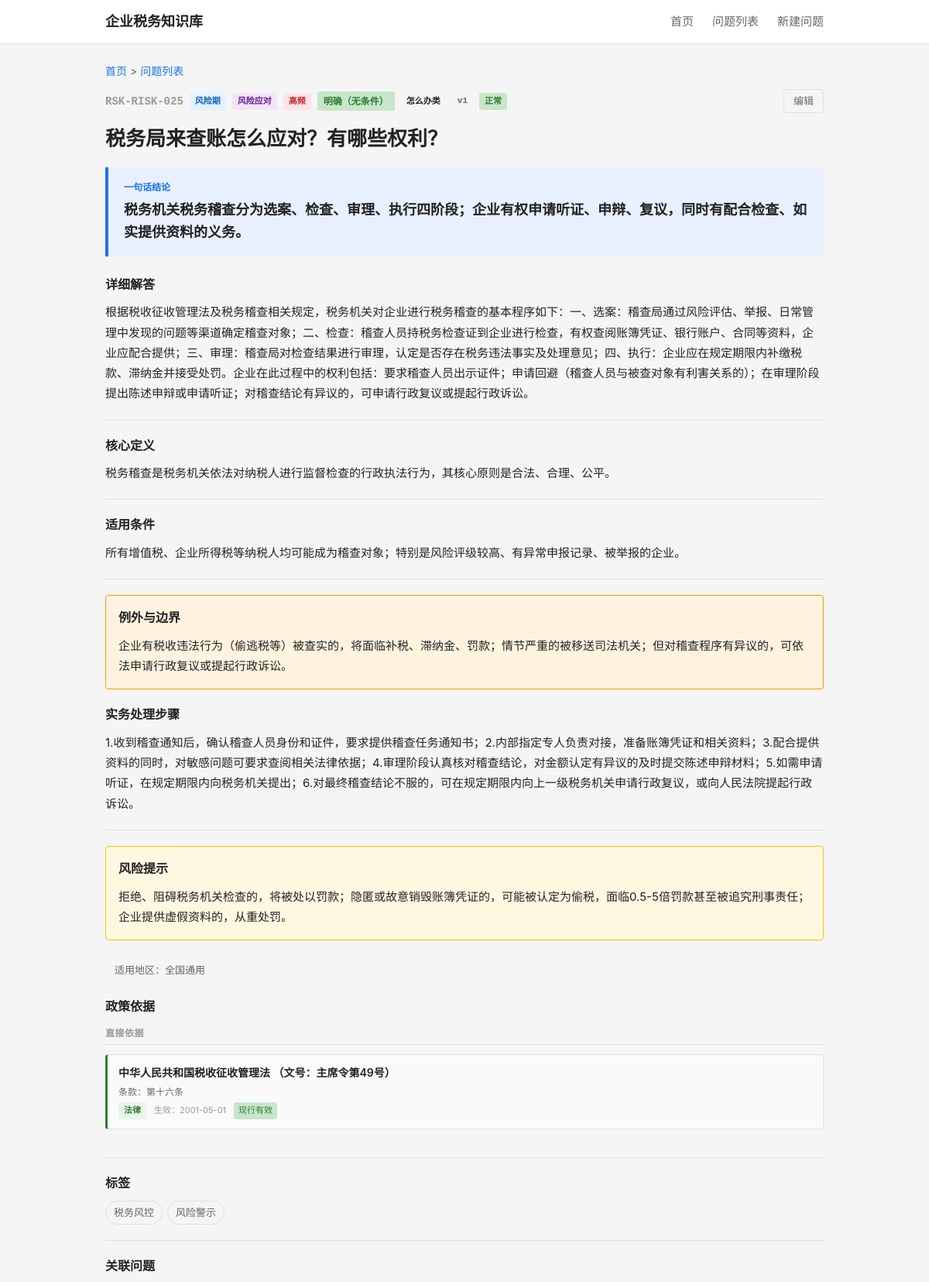
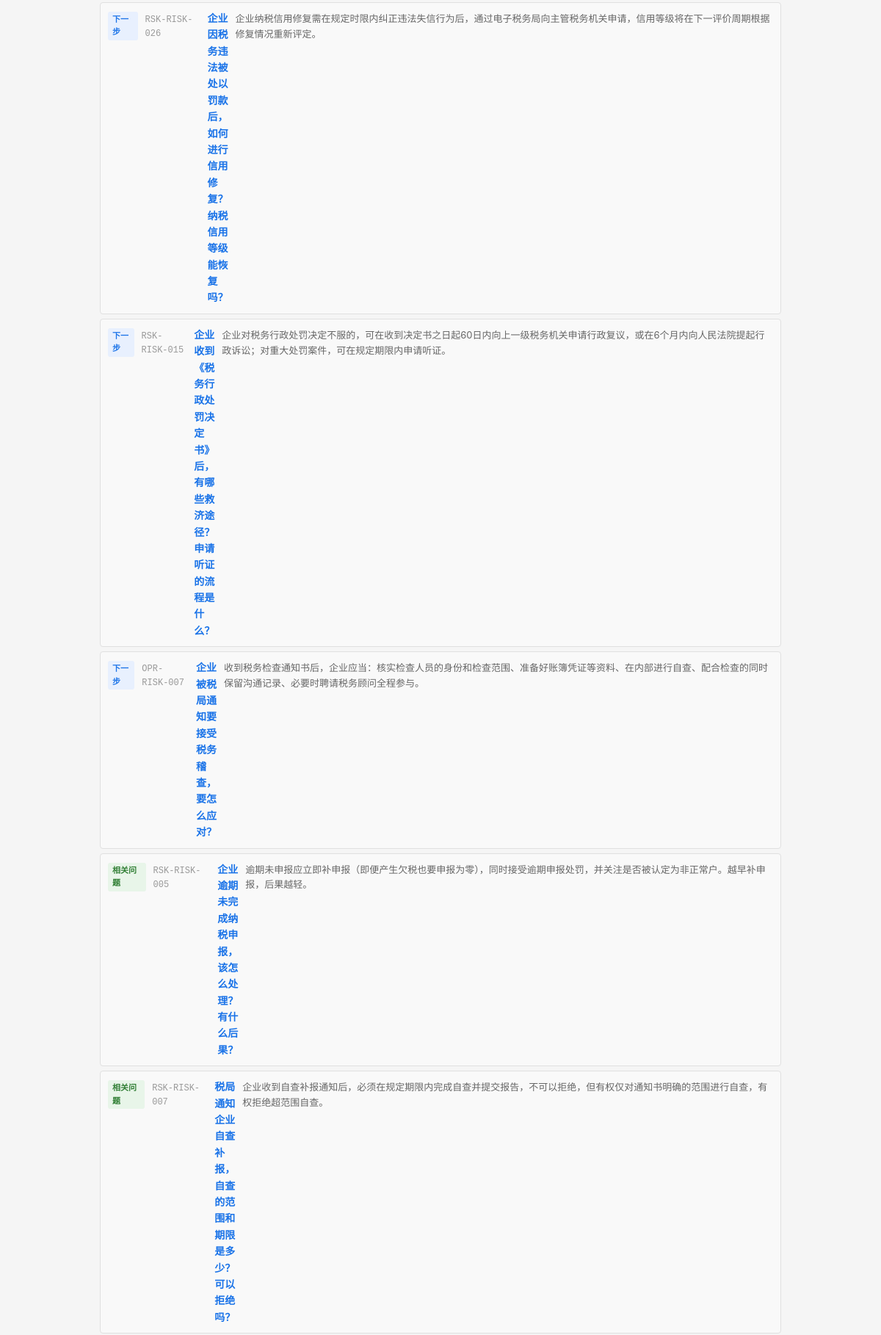
Page /question/RSK-RISK-025 (upper part) on the committed database (2 pictures, top to bottom).
### tables this page shows
CREATE TABLE question_master (
    id              INTEGER PRIMARY KEY AUTOINCREMENT,
    question_code   TEXT NOT NULL UNIQUE,
    question_title  TEXT NOT NULL,
    question_plain  TEXT NOT NULL,

    -- 分类
    stage_code      TEXT NOT NULL,
    module_code     TEXT NOT NULL,
    question_type   TEXT NOT NULL,

    -- 答案
    one_line_answer TEXT NOT NULL,
    detailed_answer TEXT,
    core_definition TEXT,

    -- 条件与边界
    applicable_conditions TEXT,
    exceptions_boundary   TEXT,

    -- 实务
    practical_steps TEXT,
    risk_warning    TEXT,

    -- 适用范围
    scope_level     TEXT NOT NULL DEFAULT 'scope_national',
    local_region    TEXT,

    -- 确定性
    answer_certainty TEXT NOT NULL DEFAULT 'certain_clear',

    -- 元数据
    keywords        TEXT,
    high_frequency_flag INTEGER NOT NULL DEFAULT 0,
    newbie_flag     INTEGER NOT NULL DEFAULT 0,

    -- 版本管理
    status          TEXT NOT NULL DEFAULT 'draft',
    version_no      INTEGER NOT NULL DEFAULT 1,

    -- 审计字段
    created_at      TEXT NOT NULL DEFAULT (datetime('now')),
    updated_at      TEXT NOT NULL DEFAULT (datetime('now'))
);

CREATE TABLE question_policy_link (
    id              INTEGER PRIMARY KEY AUTOINCREMENT,
    question_id     INTEGER NOT NULL,
    policy_id       INTEGER NOT NULL,
    support_type    TEXT NOT NULL,
    support_note    TEXT,
    display_order   INTEGER NOT NULL DEFAULT 1,

    FOREIGN KEY (question_id) REFERENCES question_master(id) ON DELETE CASCADE,
    FOREIGN KEY (policy_id)   REFERENCES policy_basis(id)    ON DELETE CASCADE
);

CREATE TABLE policy_basis (
    id              INTEGER PRIMARY KEY AUTOINCREMENT,
    policy_code     TEXT NOT NULL UNIQUE,
    policy_name     TEXT NOT NULL,
    document_no     TEXT,
    article_ref     TEXT,

    -- 政策层级
    policy_level    TEXT NOT NULL,

    -- 有效期
    effective_date  TEXT,
    expiry_date     TEXT,
    current_status  TEXT NOT NULL DEFAULT 'effective',

    -- 内容摘要
    policy_summary  TEXT,
    raw_quote_short TEXT,

    -- 适用范围
    region_scope    TEXT DEFAULT 'national',

    -- 备注
    remarks         TEXT,

    -- 审计字段
    created_at      TEXT NOT NULL DEFAULT (datetime('now')),
    updated_at      TEXT NOT NULL DEFAULT (datetime('now'))
);

CREATE TABLE question_tag_link (
    id              INTEGER PRIMARY KEY AUTOINCREMENT,
    question_id     INTEGER NOT NULL,
    tag_id          INTEGER NOT NULL,
    is_primary      INTEGER NOT NULL DEFAULT 0,
    display_order   INTEGER NOT NULL DEFAULT 1,

    FOREIGN KEY (question_id) REFERENCES question_master(id) ON DELETE CASCADE,
    FOREIGN KEY (tag_id)      REFERENCES tag_dict(id)       ON DELETE CASCADE
);

CREATE TABLE tag_dict (
    id              INTEGER PRIMARY KEY AUTOINCREMENT,
    tag_code        TEXT NOT NULL UNIQUE,
    tag_name        TEXT NOT NULL,
    tag_category    TEXT,
    parent_id       INTEGER,
    display_order   INTEGER NOT NULL DEFAULT 1,
    status          TEXT NOT NULL DEFAULT 'active',

    FOREIGN KEY (parent_id) REFERENCES tag_dict(id) ON DELETE SET NULL
);

CREATE TABLE question_relation (
    id              INTEGER PRIMARY KEY AUTOINCREMENT,
    question_id     INTEGER NOT NULL,
    related_id      INTEGER NOT NULL,
    relation_type   TEXT NOT NULL,
    display_order   INTEGER NOT NULL DEFAULT 1,

    FOREIGN KEY (question_id) REFERENCES question_master(id) ON DELETE CASCADE,
    FOREIGN KEY (related_id)  REFERENCES question_master(id) ON DELETE CASCADE
);

### backend/app.py (the view)
    @app.route('/question/<question_code>')
    def question_detail(question_code):
        from services.question_service import QuestionService
        svc = QuestionService()
        detail = svc.get_question_detail(question_code)
        if not detail:
            return "问题不存在", 404
        stages = svc.get_stages()
        modules = svc.get_modules()
        return render_template('detail.html',
                               detail=detail, stages=stages, modules=modules)

### backend/services/question_service.py (called while the page is built)
    def _query(self, sql, params=None):
        conn = sqlite3.connect(self.db_path)
        conn.execute("PRAGMA foreign_keys = ON")
        conn.row_factory = sqlite3.Row
        cur = conn.cursor()
        if params:
            cur.execute(sql, params)
        else:
            cur.execute(sql)
        rows = cur.fetchall()
        conn.close()
        return [dict(r) for r in rows]

    def _query_one(self, sql, params=None):
        rows = self._query(sql, params)
        return rows[0] if rows else None

    def get_stages(self):
        return self._query("""
            SELECT tag_code, tag_name
            FROM tag_dict
            WHERE tag_category = 'stage'
            ORDER BY display_order
        """)

    def get_modules(self):
        return self._query("""
            SELECT tag_code, tag_name
            FROM tag_dict
            WHERE tag_category = 'module'
            ORDER BY display_order
        """)

### frontend/templates/detail.html (shortened to what this page needs)
{% extends "base.html" %}
{% macro certainty_label(code) %}
    {% if code == 'certain_clear' %}<span class="certainty-tag clear">明确（无条件）</span>
    {% elif code == 'certain_conditional' %}<span class="certainty-tag condition">有条件</span>
    {% elif code == 'certain_dispute' %}<span class="certainty-tag dispute">有争议</span>
    {% elif code == 'certain_practice' %}<span class="certainty-tag practice">实务做法</span>
    {% else %}<span class="certainty-tag">{{ code }}</span>{% endif %}
{% endmacro %}
{% macro policy_level_label(code) %}{{ {'level_law':'法律','level_admin':'行政法规','level_department':'部门规章','level_bulletin':'规范性文件','level_local':'地方文件'}.get(code, code or '') }}{% endmacro %}
{% macro question_type_label(code) %}
{%- if code == 'type_whether' -%}是否类
{%- elif code == 'type_how' -%}怎么办类
{%- elif code == 'type_define' -%}定义类
{%- elif code == 'type_risk' -%}风险类
{%- elif code == 'type_time' -%}时限类
{%- elif code == 'type_why' -%}为什么类
{%- elif code == 'type_what' -%}是什么类
{%- elif code == 'type_clarify' -%}是否类
{%- elif code == 'type_steps' -%}怎么办类
{%- else -%}{{ code }}{%- endif -%}
{% endmacro %}
{% macro status_label(code) %}
    {% if code == 'active' %}正常
    {% elif code == 'draft' %}草稿
    {% elif code == 'pending' %}待复核
    {% elif code == 'archived' %}归档
    {% elif code == 'obsolete' %}过时
    {% else %}{{ code }}{% endif %}
{% endmacro %}
{% macro stage_label(code) %}
    {%- if code == 'SET' -%}设立期
    {%- elif code == 'OPR' -%}开业期
    {%- elif code == 'CHG' -%}变更期
    {%- elif code == 'RSK' -%}风险期
    {%- elif code == 'SUS' -%}停业期
    {%- elif code == 'CLS' -%}注销期
    {%- else -%}{{ code }}{%- endif -%}
{% endmacro %}
{% macro module_label(code) %}
    {%- if code == 'REG' -%}登记设立
    {%- elif code == 'DEC' -%}申报纳税
    {%- elif code == 'INV' -%}发票管理
    {%- elif code == 'VAT' -%}增值税
    {%- elif code == 'IIT' -%}个人所得税
    {%- elif code == 'CIT' -%}企业所得税
    {%- elif code == 'SSF' -%}社保公积金
    {%- elif code == 'CHG' -%}变更登记
    {%- elif code == 'CLEAR' -%}清税注销
    {%- elif code == 'RISK' -%}风险应对
    {%- elif code == 'FEE' -%}成本费用
    {%- elif code == 'PREF' -%}优惠政策
    {%- elif code == 'ETAX' -%}电子税务
    {%- else -%}{{ code }}{%- endif -%}
{% endmacro %}
{% macro relation_type_label(code) %}
    {%- if code == 'related' -%}相关问题
    {%- elif code == 'next_step' -%}下一步
    {%- elif code == 'prerequisite' -%}前提问题
    {%- elif code == 'similar' -%}相似问题
    {%- elif code == 'see_also' -%}交叉参考
    {%- else -%}{{ code }}{%- endif -%}
{% endmacro %}
{% block main %}
<div class="detail-header">
    <div class="breadcrumb">
        <a href="/">首页</a> &gt; <a href="/questions">问题列表</a>
    </div>
    <div class="question-meta-top">
        <span class="q-code-lg">{{ detail.question_code }}</span>
        <span class="q-badge stage">{{ stage_label(detail.stage_code) }}</span>
        <span class="q-badge module">{{ module_label(detail.module_code) }}</span>
        {% if detail.high_frequency_flag %}
        <span class="q-badge hf">高频</span>
        {% endif %}
        {{ certainty_label(detail.answer_certainty) }}
        <span class="q-badge">{{ question_type_label(detail.question_type) }}</span>
        <span class="q-badge version">v{{ detail.version_no }}</span>
        <span class="q-badge status-{{ detail.status }}">{{ status_label(detail.status) }}</span>
        <a href="/question/{{ detail.question_code }}/edit" class="edit-btn">编辑</a>
    </div>
</div>
<h1 class="detail-title">{{ detail.question_plain if detail.question_plain else detail.question_title }}</h1>
<div class="answer-box">
    <div class="answer-label">一句话结论</div>
    <div class="answer-content">{{ detail.one_line_answer }}</div>
</div>
{% if detail.detailed_answer %}
<div class="detail-section">
    <h3>详细解答</h3>
    <div class="detail-text">{{ detail.detailed_answer }}</div>
</div>
{% endif %}
{% if detail.core_definition %}
<div class="detail-section">
    <h3>核心定义</h3>
    <div class="detail-text">{{ detail.core_definition }}</div>
</div>
{% endif %}
{% if detail.applicable_conditions %}
<div class="detail-section">
    <h3>适用条件</h3>
    <div class="detail-text">{{ detail.applicable_conditions }}</div>
</div>
{% endif %}
{% if detail.exceptions_boundary %}
<div class="detail-section exception">
    <h3>例外与边界</h3>
    <div class="detail-text">{{ detail.exceptions_boundary }}</div>
</div>
{% endif %}
{% if detail.practical_steps %}
<div class="detail-section">
    <h3>实务处理步骤</h3>
    <div class="detail-text">{{ detail.practical_steps }}</div>
</div>
{% endif %}
{% if detail.risk_warning %}
<div class="detail-section warning">
    <h3>风险提示</h3>
    <div class="detail-text">{{ detail.risk_warning }}</div>
</div>
{% endif %}
{% if detail.scope_level == 'scope_national' %}
<div class="scope-note">适用地区：全国通用</div>
{% elif detail.scope_level == 'scope_local' %}
<div class="scope-note">适用地区：地方口径</div>
{% elif detail.scope_level == 'scope_mixed' %}
<div class="scope-note">适用地区：混合口径</div>
{% elif detail.local_region %}
<div class="scope-note local">地区：{{ detail.local_region }}</div>
{% endif %}
{% if detail.policies %}
{% set direct_policies = [] %}
{% set procedure_policies = [] %}
{% set other_policies = [] %}
{% for p in detail.policies %}
    {% if p.support_type == 'support_direct' %}{% do direct_policies.append(p) %}{% endif %}
    {% if p.support_type == 'support_procedure' %}{% do procedure_policies.append(p) %}{% endif %}
    {% if p.support_type not in ['support_direct', 'support_procedure'] %}{% do other_policies.append(p) %}{% endif %}
{% endfor %}
<div class="detail-section policies-section">
    <h3>政策依据</h3>
    {% if direct_policies %}
    <div class="policy-group">
        <div class="policy-group-label">直接依据</div>
        <ul class="policy-list">
            {% for p in direct_policies %}
            <li class="policy-item type-direct">
                <div class="policy-title">
                    {{ p.policy_name }}
                    {% if p.article_ref %}（文号：{{ p.document_no }}）{% endif %}
                </div>
                {% if p.article_ref %}<div class="policy-article">条款：{{ p.article_ref }}</div>{% endif %}
                <div class="policy-meta">
                    <span class="policy-level-badge level-{{ p.policy_level }}">{{ policy_level_label(p.policy_level) }}</span>
                    {% if p.effective_date %}<span class="policy-effective">生效：{{ p.effective_date }}</span>{% endif %}
                    {% if p.current_status == 'pol_effective' %}<span class="policy-stat effective">现行有效</span>
                    {% elif p.current_status == 'pol_expired' %}<span class="policy-stat expired">已失效</span>
                    {% elif p.current_status == 'pol_partial' %}<span class="policy-stat partial">部分失效</span>{% endif %}
                </div>
            </li>
            {% endfor %}
        </ul>
    </div>
    {% endif %}
</div>
{% endif %}
{% if detail.tags %}
<div class="detail-section tags-section">
    <h3>标签</h3>
    <div class="tag-list">
        {% for t in detail.tags %}
        <a href="/questions?tag={{ t.tag_code }}" class="tag-chip {% if t.is_primary %}primary{% endif %}">{{ t.tag_name }}</a>
        {% endfor %}
    </div>
</div>
{% endif %}
{% if detail.relations %}
<div class="detail-section relations">
    <h3>关联问题</h3>
    <ul class="relation-list">
        {% for r in detail.relations %}
        <li>
            <a href="/question/{{ r.question_code }}" class="relation-link">
                <span class="rel-type-badge type-{{ r.relation_type }}">{{ relation_type_label(r.relation_type) }}</span>
                <span class="rel-code">{{ r.question_code }}</span>
                <span class="rel-title">{{ r.question_title }}</span>
                <span class="rel-answer">{{ r.one_line_answer }}</span>
            </a>
        </li>
        {% endfor %}
    </ul>
</div>
{% endif %}
{% endblock %}

### rows in the picture
question_master: question_code "RSK-RISK-025", version_no "1", question_plain "税务局来查账怎么应对？有哪些权利？", one_line_answer "税务机关税务稽查分为选案、检查、审理、执行四阶段；企业有权申请听证、申辩、复议，同时有配合检查、如实提供资料的义务。", detailed_answer "根据税收征收管理法及税务稽查相关规定，税务机关对企业进行税务稽查的基本程序如下：一、选案：稽查局通过风险评估、举报、日常管理中发现的问题等渠道确定稽查对象；二、检查：稽查人员持税务检查证到企业进行检查，有权查阅账簿凭证、银行账户、合同等资料，企业应配合提供；三、审理：稽查局对检查结果进行审理，认定是否存在税务违法事实及处理意见；四、执行：企业应在规定期限内补缴税款、滞纳金并接受处罚。企业在此过程中的权利包括：要求稽查人员出示证件；申请回避（稽查人员与被查对象有利害关系的）；在审理阶段提出陈述申辩或申请听证；对稽查结论有异议的，可申请行政复议或提起行政诉讼。", core_definition "税务稽查是税务机关依法对纳税人进行监督检查的行政执法行为，其核心原则是合法、合理、公平。", applicable_conditions "所有增值税、企业所得税等纳税人均可能成为稽查对象；特别是风险评级较高、有异常申报记录、被举报的企业。", exceptions_boundary "企业有税收违法行为（偷逃税等）被查实的，将面临补税、滞纳金、罚款；情节严重的被移送司法机关；但对稽查程序有异议的，可依法申请行政复议或提起行政诉讼。", practical_steps "1.收到稽查通知后，确认稽查人员身份和证件，要求提供稽查任务通知书；2.内部指定专人负责对接，准备账簿凭证和相关资料；3.配合提供资料的同时，对敏感问题可要求查阅相关法律依据；4.审理阶段认真核对稽查结论，对金额认定有异议的及时提交陈述申辩材料；5.如需申请听证，在规定期限内向税务机关提出；6.对最终稽查结论不服的，可在规定期限内向上一级税务机关申请行政复议，或向人民法院提起行政诉讼。", risk_warning "拒绝、阻碍税务机关检查的，将被处以罚款；隐匿或故意销毁账簿凭证的，可能被认定为偷税，面临0.5-5倍罚款甚至被追究刑事责任；企业提供虚假资料的，从重处罚。"
question_policy_link: policy_name "中华人民共和国税收征收管理法", document_no "主席令第49号", article_ref "第十六条", effective_date "2001-05-01"
policy_basis: policy_level "法律"
question_tag_link: tag_name "税务风控"
question_tag_link: tag_name "风险警示"
question_relation: relation_type "下一步", question_code "RSK-RISK-026", question_title "企业因税务违法被处以罚款后，如何进行信用修复？纳税信用等级能恢复吗？", one_line_answer "企业纳税信用修复需在规定时限内纠正违法失信行为后，通过电子税务局向主管税务机关申请，信用等级将在下一评价周期根据修复情况重新评定。"
question_relation: relation_type "下一步", question_code "RSK-RISK-015", question_title "企业收到《税务行政处罚决定书》后，有哪些救济途径？申请听证的流程是什么？", one_line_answer "企业对税务行政处罚决定不服的，可在收到决定书之日起60日内向上一级税务机关申请行政复议，或在6个月内向人民法院提起行政诉讼；对重大处罚案件，可在规定期限内申请听证。"
question_relation: relation_type "下一步", question_code "OPR-RISK-007", question_title "企业被税局通知要接受税务稽查，要怎么应对？", one_line_answer "收到税务检查通知书后，企业应当：核实检查人员的身份和检查范围、准备好账簿凭证等资料、在内部进行自查、配合检查的同时保留沟通记录、必要时聘请税务顾问全程参与。"
question_relation: relation_type "相关问题", question_code "RSK-RISK-005", question_title "企业逾期未完成纳税申报，该怎么处理？有什么后果？", one_line_answer "逾期未申报应立即补申报（即便产生欠税也要申报为零），同时接受逾期申报处罚，并关注是否被认定为非正常户。越早补申报，后果越轻。"
question_relation: relation_type "相关问题", question_code "RSK-RISK-007", question_title "税局通知企业自查补报，自查的范围和期限是多少？可以拒绝吗？", one_line_answer "企业收到自查补报通知后，必须在规定期限内完成自查并提交报告，不可以拒绝，但有权仅对通知书明确的范围进行自查，有权拒绝超范围自查。"
